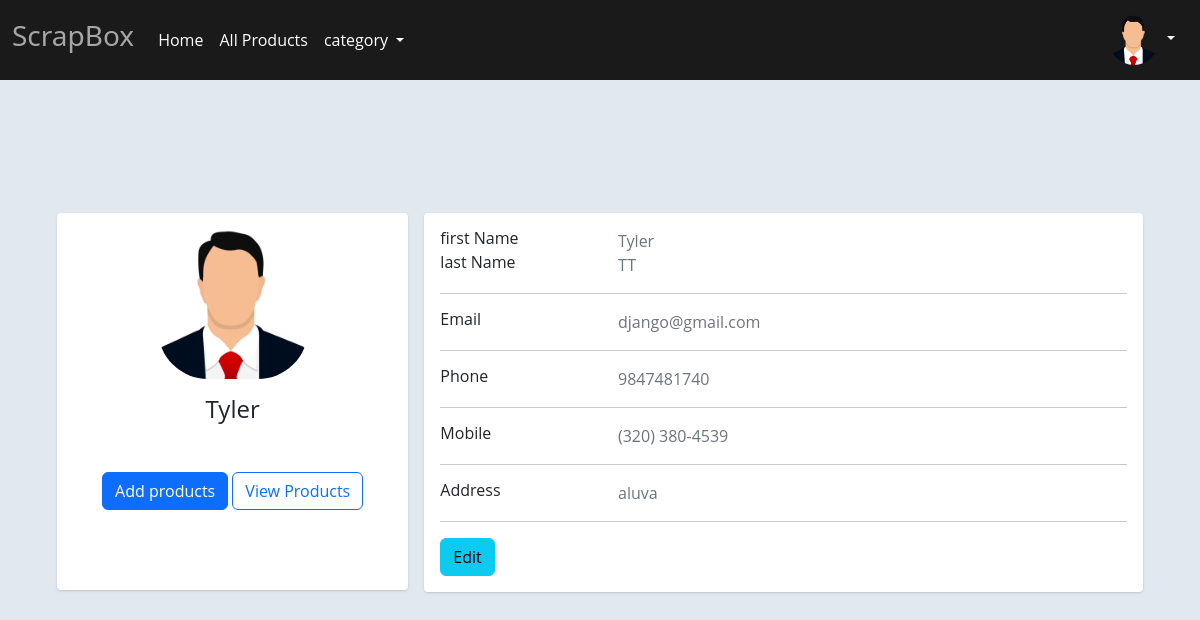
Page /scrap_app/profile/1/ (signed in) on the committed database.
### scrap_app/models.py (models this page shows, shortened)
class UserProfile(models.Model):
    user=models.OneToOneField(User,on_delete=models.CASCADE,related_name="profile")
    first_name=models.CharField(max_length=200)
    last_name=models.CharField(max_length=200)
    address=models.CharField(max_length=200)
    phone=models.CharField(max_length=200)
    profile_pic=models.ImageField(upload_to="profilepic",null=True,blank=True)

### scrap_app/views.py (the view)
# urls.py: path("profile/<int:pk>/",views.ProfileView.as_view(),name="profile"),
@method_decorator(dec,name="dispatch")
class ProfileView(View):
    def get(self,request,*args, **kwargs) :
        id=kwargs.get("pk")
        qs=UserProfile.objects.get(id=id)
        return render(request,"profile.html",{"data":qs})

### scrap_app/decotators.py (called while the page is built)
def login_required(fn):
    def wrapper(request,*args, **kwargs):
        if not request.user.is_authenticated:
            messages.error(request,"invalid session")
            return redirect("sign")
        else:
            return fn(request,*args, **kwargs)
    return wrapper

### scrap_app/templates/profile.html (shortened to what this page needs)
<!DOCTYPE html>
{%load static%}
<html lang="en">
<head>
  <link href="https://cdn.jsdelivr.net/npm/bootstrap@5.3.2/dist/css/bootstrap.min.css" rel="stylesheet">
    <link rel="stylesheet" href="{%static 'css/style2.css'%}">
</head>
<body>
  <nav class="navbar navbar-expand-lg fixed-top " style="background-color:#1a1a1a;">
    <div class="container-fluid">
      <a class="navbar-brand" href="#">
        <h3 style="font-family:system-ui, -apple-system, BlinkMacSystemFont, 'Segoe UI', Roboto, Oxygen, Ubuntu, Cantarell, 'Open Sans', 'Helvetica Neue', sans-serif;color: #a6a6a6;">ScrapBox</h3>
      </a>
      <div class="collapse navbar-collapse" id="navbarSupportedContent">
        <ul class="navbar-nav me-auto mb-2 mb-lg-0" >
          <li class="nav-item">
            <a class="nav-link active" aria-current="page" href="{%url 'index'%}"  style="color: white;" >Home</a>
          </li>
          <li class="nav-item">
            <a class="nav-link" href="{%url 'scrap_list'%}" style="color: white;">All Products</a>
          </li>
          <li class="nav-item dropdown">
            <a class="nav-link dropdown-toggle" href="#" role="button" data-bs-toggle="dropdown" aria-expanded="false" style="color: white;">
             category
            </a>
          </li>
        </ul>
        <div class="dropdown ">
          <button class="btn dropdown-toggle" type="button" id="dropdownMenuButton1" data-bs-toggle="dropdown" aria-expanded="false" style="color: white;">
              {%if request.user.profile.profile_pic%}
              <img class="profile-small" src="{{request.user.profile.profile_pic.url}}" alt="Avatar" style="width: 50px;height: 50px;border-radius: 50px;">
              {%else%}
              <img class="profile-small" src="{%static 'images/profilepic.png' %}" alt="Avatar" style="width: 50px;height: 50px;border-radius: 50px;">
              {%endif%}
          </button>
        </div>
      </div>
    </div>
  </nav>
  <div style="height: 150px;"></div>
    <div class="container  mt-5" >
        <div class="main-body">
              <div class="row gutters-sm">
                <div class="col-md-4 mb-3">
                  <div class="card" style="height: 377px;">
                    <div class="card-body">
                      <div class="d-flex flex-column align-items-center text-center">
                        {%if request.user.profile.profile_pic%}
                        <img class="profile-small" src="{{request.user.profile.profile_pic.url}}" alt="Avatar" style="width: 150px;height: 150px;border-radius: 50px;">
                        {%else%}
                        <img class="profile-small" src="{%static 'images/profilepic.png' %}" alt="Avatar" style="width: 150px;height: 150px;border-radius: 50px;">
                        {%endif%}
                        <div class="mt-3">
                          <h4>{{data.first_name}}</h4>
                          <div class="mt-5">
                         <a href="{%url 'scrap_add'%}"> <button class="btn btn-primary">Add products</button></a>
                         <a href="{%url 'userscrap'%}"> <button class="btn btn-outline-primary">View Products</button></a>
                        </div>
                        </div>
                      </div>
                    </div>
                  </div>
                </div>
                <div class="col-md-8">
                  <div class="card mb-3">
                    <div class="card-body">
                      <div class="row">
                        <div class="col-sm-3">
                          <h6 class="mb-0">first Name</h6>
                        </div>
                        <div class="col-sm-9 text-secondary">
                        {{data.first_name}}
                        </div>
                      </div>
                      <div class="row">
                        <div class="col-sm-3">
                          <h6 class="mb-0">last Name</h6>
                        </div>
                        <div class="col-sm-9 text-secondary">
                        {{data.last_name}}
                        </div>
                      </div>
                      <hr>
                      <div class="row">
                        <div class="col-sm-3">
                          <h6 class="mb-0">Email</h6>
                        </div>
                        <div class="col-sm-9 text-secondary">
                         {{data.user.email}}
                        </div>
                      </div>
                      <hr>
                      <div class="row">
                        <div class="col-sm-3">
                          <h6 class="mb-0">Phone</h6>
                        </div>
                        <div class="col-sm-9 text-secondary">
                          {{data.phone}}
                        </div>
                      </div>
                      <hr>
                      <div class="row">
                        <div class="col-sm-3">
                          <h6 class="mb-0">Mobile</h6>
                        </div>
                        <div class="col-sm-9 text-secondary">
                          (320) 380-4539
                        </div>
                      </div>
                      <hr>
                      <div class="row">
                        <div class="col-sm-3">
                          <h6 class="mb-0">Address</h6>
                        </div>
                        <div class="col-sm-9 text-secondary">
                          {{data.address}}
                        </div>
                      </div>
                      <hr>
                      <div class="row">
                        <div class="col-sm-12">
                          <a class="btn btn-info " target="__blank" href="{%url 'profile_add' data.id %}">Edit</a>
                        </div>
                      </div>
                    </div>
                  </div>
</body>
</html>

### scrap_app/static/css/style2.css (style rules this page uses)
* { font-family: Open Sans; }

### scrap_app/templates/profile.html (style rules this page uses)
body { margin-top:px; color: #1a202c; text-align: left; background-color: #e2e8f0; }
.main-body { padding: 15px; }
.card { box-shadow: 0 1px 3px 0 rgba(0,0,0,.1), 0 1px 2px 0 rgba(0,0,0,.06); }
.card { position: relative; display: flex; flex-direction: column; min-width: 0; word-wrap: break-word; background-color: #fff; background-clip: border-box; border: 0 solid rgba(0,0,0,.125); border-radius: .25rem; }
.card-body { flex: 1 1 auto; min-height: 1px; padding: 1rem; }
.gutters-sm { margin-right: -8px; margin-left: -8px; }
.gutters-sm>.col, .gutters-sm>[class*=col-] { padding-right: 8px; padding-left: 8px; }
.mb-3, .my-3 { margin-bottom: 1rem!important; }

### rows in the picture
UserProfile: first_name "Tyler", last_name "TT", user.email "django@gmail.com", phone "9847481740", address "aluva"
